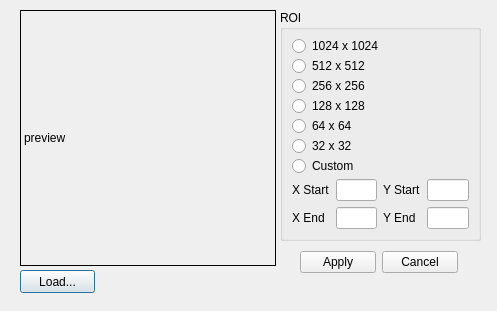
<?xml version="1.0" encoding="UTF-8"?>
<ui version="4.0">
 <class>ROIPreview</class>
 <widget class="QDialog" name="ROIPreview">
  <property name="geometry">
   <rect>
    <x>0</x>
    <y>0</y>
    <width>497</width>
    <height>311</height>
   </rect>
  </property>
  <property name="windowTitle">
   <string>Dialog</string>
  </property>
  <widget class="PreviewLabel" name="lb_preview">
   <property name="geometry">
    <rect>
     <x>20</x>
     <y>10</y>
     <width>256</width>
     <height>256</height>
    </rect>
   </property>
   <property name="sizePolicy">
    <sizepolicy hsizetype="Fixed" vsizetype="Fixed">
     <horstretch>0</horstretch>
     <verstretch>0</verstretch>
    </sizepolicy>
   </property>
   <property name="minimumSize">
    <size>
     <width>256</width>
     <height>256</height>
    </size>
   </property>
   <property name="maximumSize">
    <size>
     <width>256</width>
     <height>256</height>
    </size>
   </property>
   <property name="cursor">
    <cursorShape>PointingHandCursor</cursorShape>
   </property>
   <property name="mouseTracking">
    <bool>true</bool>
   </property>
   <property name="toolTipDuration">
    <number>10</number>
   </property>
   <property name="frameShape">
    <enum>QFrame::Box</enum>
   </property>
   <property name="text">
    <string>preview</string>
   </property>
  </widget>
  <widget class="QGroupBox" name="groupBox">
   <property name="geometry">
    <rect>
     <x>280</x>
     <y>10</y>
     <width>201</width>
     <height>231</height>
    </rect>
   </property>
   <property name="title">
    <string>ROI</string>
   </property>
   <layout class="QVBoxLayout" name="verticalLayout_8">
    <item>
     <layout class="QVBoxLayout" name="verticalLayout_7">
      <item>
       <widget class="QRadioButton" name="rB_1024">
        <property name="text">
         <string>1024 x 1024</string>
        </property>
       </widget>
      </item>
      <item>
       <widget class="QRadioButton" name="rB_512">
        <property name="text">
         <string>512 x 512</string>
        </property>
       </widget>
      </item>
      <item>
       <widget class="QRadioButton" name="rB_256">
        <property name="text">
         <string>256 x 256</string>
        </property>
       </widget>
      </item>
      <item>
       <widget class="QRadioButton" name="rB_128">
        <property name="text">
         <string>128 x 128</string>
        </property>
       </widget>
      </item>
      <item>
       <widget class="QRadioButton" name="rB_64">
        <property name="text">
         <string>64 x 64</string>
        </property>
       </widget>
      </item>
      <item>
       <widget class="QRadioButton" name="rB_32">
        <property name="text">
         <string>32 x 32</string>
        </property>
       </widget>
      </item>
      <item>
       <widget class="QRadioButton" name="rB_custom">
        <property name="text">
         <string>Custom</string>
        </property>
       </widget>
      </item>
     </layout>
    </item>
    <item>
     <layout class="QHBoxLayout" name="horizontalLayout_5">
      <item>
       <layout class="QHBoxLayout" name="horizontalLayout_3">
        <item>
         <layout class="QVBoxLayout" name="verticalLayout">
          <item>
           <widget class="QLabel" name="label">
            <property name="text">
             <string>X Start</string>
            </property>
           </widget>
          </item>
          <item>
           <widget class="QLabel" name="label_2">
            <property name="text">
             <string>X End</string>
            </property>
           </widget>
          </item>
         </layout>
        </item>
        <item>
         <layout class="QVBoxLayout" name="verticalLayout_2">
          <item>
           <widget class="QLineEdit" name="lE_ROI1">
            <property name="alignment">
             <set>Qt::AlignRight|Qt::AlignTrailing|Qt::AlignVCenter</set>
            </property>
           </widget>
          </item>
          <item>
           <widget class="QLineEdit" name="lE_ROI2">
            <property name="alignment">
             <set>Qt::AlignRight|Qt::AlignTrailing|Qt::AlignVCenter</set>
            </property>
           </widget>
          </item>
         </layout>
        </item>
       </layout>
      </item>
      <item>
       <layout class="QHBoxLayout" name="horizontalLayout">
        <item>
         <layout class="QVBoxLayout" name="verticalLayout_3">
          <item>
           <widget class="QLabel" name="label_3">
            <property name="text">
             <string>Y Start</string>
            </property>
           </widget>
          </item>
          <item>
           <widget class="QLabel" name="label_4">
            <property name="text">
             <string>Y End</string>
            </property>
           </widget>
          </item>
         </layout>
        </item>
        <item>
         <layout class="QVBoxLayout" name="verticalLayout_4">
          <item>
           <widget class="QLineEdit" name="lE_ROI3">
            <property name="alignment">
             <set>Qt::AlignRight|Qt::AlignTrailing|Qt::AlignVCenter</set>
            </property>
           </widget>
          </item>
          <item>
           <widget class="QLineEdit" name="lE_ROI4">
            <property name="alignment">
             <set>Qt::AlignRight|Qt::AlignTrailing|Qt::AlignVCenter</set>
            </property>
           </widget>
          </item>
         </layout>
        </item>
       </layout>
      </item>
     </layout>
    </item>
   </layout>
  </widget>
  <widget class="QPushButton" name="pB_load">
   <property name="geometry">
    <rect>
     <x>20</x>
     <y>270</y>
     <width>75</width>
     <height>23</height>
    </rect>
   </property>
   <property name="text">
    <string>Load...</string>
   </property>
  </widget>
  <widget class="QWidget" name="">
   <property name="geometry">
    <rect>
     <x>300</x>
     <y>250</y>
     <width>158</width>
     <height>25</height>
    </rect>
   </property>
   <layout class="QHBoxLayout" name="horizontalLayout_2">
    <item>
     <widget class="QPushButton" name="pB_apply">
      <property name="text">
       <string>Apply</string>
      </property>
     </widget>
    </item>
    <item>
     <widget class="QPushButton" name="pB_cancel">
      <property name="text">
       <string>Cancel</string>
      </property>
     </widget>
    </item>
   </layout>
  </widget>
 </widget>
 <customwidgets>
  <customwidget>
   <class>PreviewLabel</class>
   <extends>QLabel</extends>
   <header>previewlabel.h</header>
  </customwidget>
 </customwidgets>
 <resources/>
 <connections/>
</ui>
